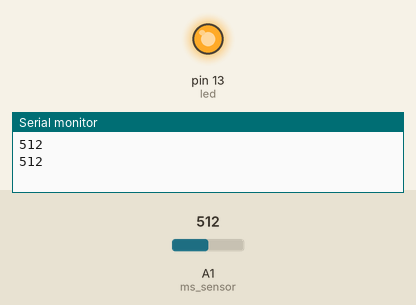
This sketch was run on a simulated Arduino Uno, built with avr-gcc and run on an emulated ATmega328P. Parts: output pins drawn as LEDs (lit = HIGH), the last lines printed to the serial monitor. The inputs (shaded band) are chosen by the test bench; at power-on: A1 (ms_sensor) = 512.

Above: at 2.8 s.
2.9 s: A1 (ms_sensor) set to 989
4.4 s: A1 (ms_sensor) set to 1010
At 6.2 s:
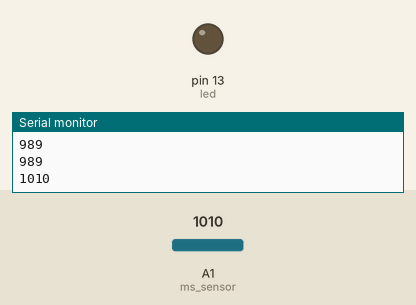
6.5 s: A1 (ms_sensor) set to 812
8.2 s: A1 (ms_sensor) set to 789
At 9.4 s:
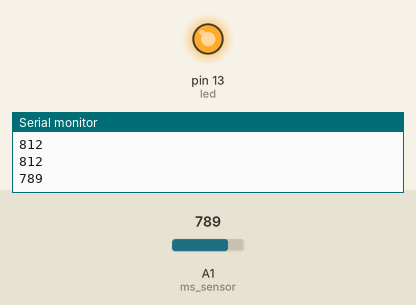
10.5 s: A1 (ms_sensor) set to 1023
At 12.2 s:
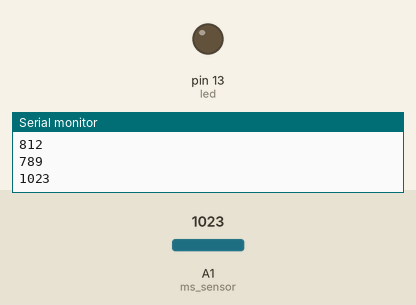
Timing chart, 0 to 13.5 s (numbered marks = the images above; inputs shaded):
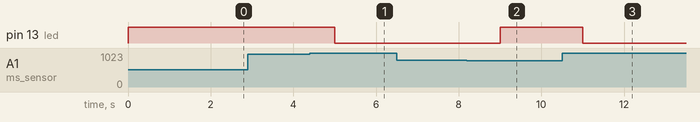

Measured:
- the behaviour switches between 999 and 1000 on A1 (ms_sensor) (found by bisection; images 0 and 1)
- the behaviour switches between 801 and 800 on A1 (ms_sensor) (found by bisection; images 1 and 2)
- after the input at 4.4 s, pin 13 (led): HIGH → LOW after 0.60 s
- after the input at 8.2 s, pin 13 (led): LOW → HIGH after 0.80 s
- after the input at 10.5 s, pin 13 (led): HIGH → LOW after 0.50 s

The sketch:

moisture_sensor.ino
```cpp
int ms_sensor = A1;
int ms_value = 0;
int led = 13;
boolean flag = true;

 void setup() {
  // put your setup code here, to run once:
  Serial.begin(9600);
  pinMode(ms_sensor, INPUT);
  pinMode(led, OUTPUT);
}

void loop() {
  // put your main code here, to run repeatedly:
  ms_value = analogRead(ms_sensor);
  Serial.println(ms_value);

  if(ms_value >= 1000 && flag == false){
    digitalWrite(led, LOW);
    flag = true;
    delay(1000);
  }

  if(ms_value <= 800 && flag == true){
    digitalWrite(led, HIGH);
    flag = false;
    delay(1000);
  }

  delay(1000);
}
```
